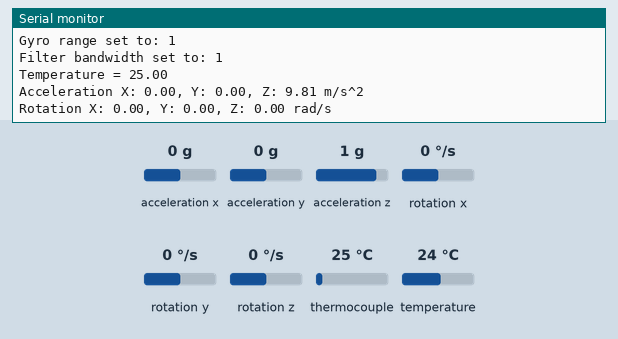
Simulated run of this sketch. Board: Arduino Leonardo, built with avr-gcc and run on an emulated ATmega32U4. On the bench: the last lines printed to the serial monitor. The test bench sets the inputs (shaded band); at power-on: thermocouple 25 °C, acceleration x 0 g, acceleration y 0 g, acceleration z 1 g, rotation x 0 °/s, rotation y 0 °/s, rotation z 0 °/s, temperature 24 °C.

Above: at 10.0 s.
10.1 s: thermocouple set to 37 °C
At 10.1 s:
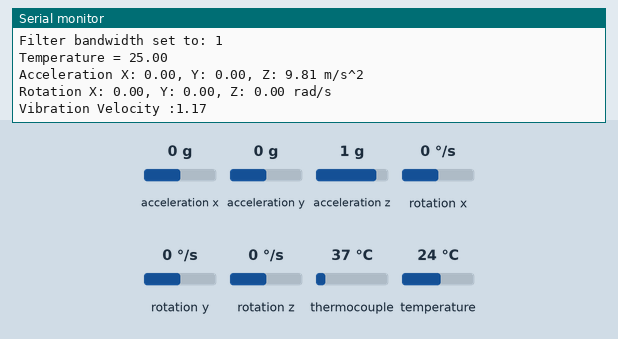
21.5 s: thermocouple set to 150 °C
At 22.8 s:
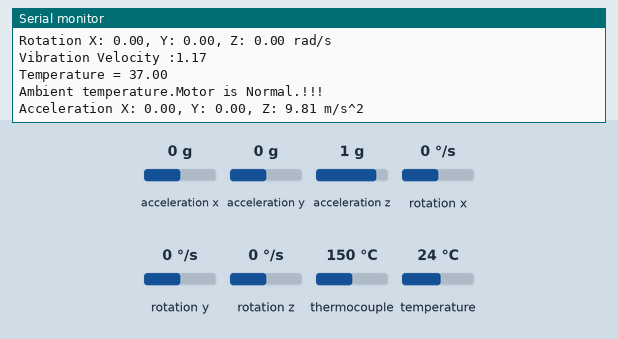
29.5 s: acceleration x set to -1.4 g
At 30.6 s:
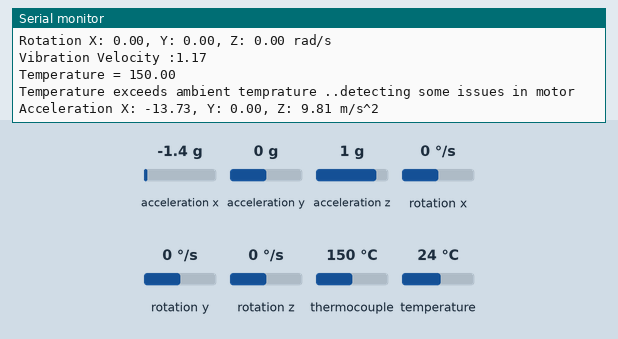
34.3 s: acceleration y set to -1.4 g
At 36.7 s:
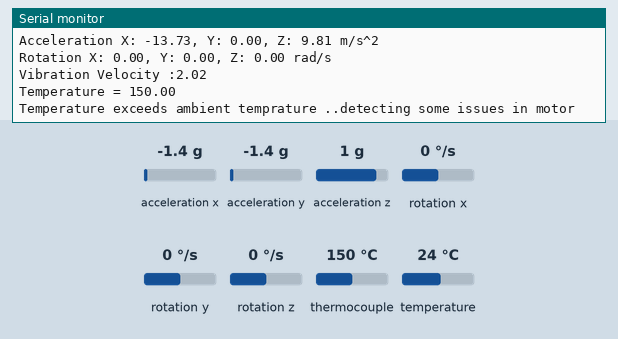
39.1 s: acceleration z set to -1.4 g
At 50.6 s:
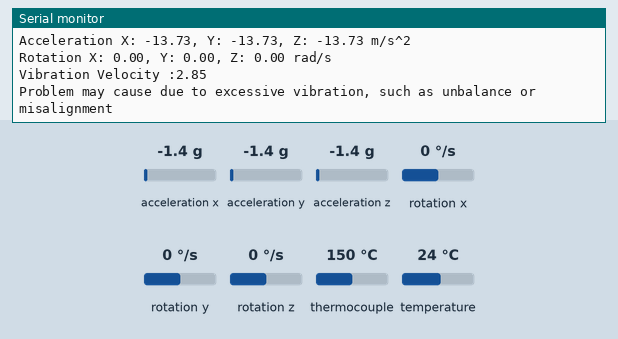
Timing chart, 0 to 52.1 s (numbered marks = the images above; inputs shaded):
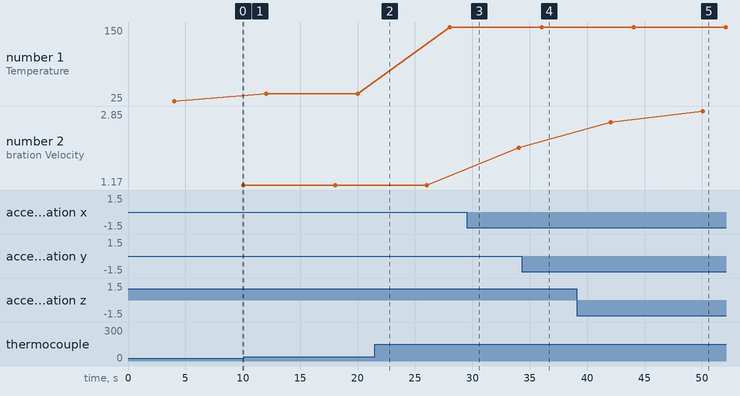

The sketch:

sensors_with_esp32.ino
```cpp
//Code to inetrface Temperature and vibration sensor with ESP32


#include <Adafruit_MPU6050.h>
#include <Adafruit_Sensor.h>
#include <Wire.h>
#include <max6675.h>

Adafruit_MPU6050 mpu;

float frequency_Hz = 200.0; 			// Desired frequency of vibration

int thermoDO = 19;             		//Define the pins that are interfacing with the MAX6675 thermocouple amplifier.
int thermoCS = 23;
int thermoCLK = 5;

MAX6675 thermocouple(thermoCLK, thermoCS, thermoDO);               //Create a MAX6675 object called thermocouple on the pins

void setup(void)
{
  Serial.begin(115200);
  while (!Serial)
    delay(2000);                  					   // will pause Zero, Leonardo, etc until serial console opens

  Serial.println("Reading values from Sensors..!");

  if (!mpu.begin())
  {
    Serial.println("Failed to find MPU6050 chip");

    while (1)
    {
      delay(10);
    }
  }
    Serial.println("MPU6050 Found!");

  delay(2000);


    mpu.setAccelerometerRange(MPU6050_RANGE_16_G);           // set accelerometer range to +-16G
    Serial.print("Accelerometer range set to: ");
    Serial.println(mpu.getAccelerometerRange());


    mpu.setGyroRange(MPU6050_RANGE_500_DEG);               // set gyro range to +- 500 deg/s
    Serial.print("Gyro range set to: ");
    Serial.println(mpu.getGyroRange());


    mpu.setFilterBandwidth(MPU6050_BAND_184_HZ);           // set filter bandwidth to 184 Hz
    Serial.print("Filter bandwidth set to: ");
    Serial.println(mpu.getFilterBandwidth());

    delay(2000);
}

void loop()
{

 Serial.print("Temperature = ");

  Serial.println(thermocouple.readCelsius());                     // returns temperature in Celsius degrees.

  if(thermocouple.readCelsius() > 30 && thermocouple.readCelsius() <=40 )
  {
     Serial.println("Ambient temperature.Motor is Normal.!!! \n");
  }
  else if(thermocouple.readCelsius() > 40)
  {
    Serial.println("Temperature exceeds ambient temprature ..detecting some issues in motor \n");
  }

  // For the MAX6675 to update, you must delay AT LEAST 250ms between reads!

  delay(2000);


  sensors_event_t a,g,temp;			// Get new sensor events with the readings
  mpu.getEvent(&a,&g,&temp);

  Serial.println("\n");
  Serial.print("Acceleration X: ");		// Print out the values of acceleration
  Serial.print(a.acceleration.x);
  Serial.print(", Y: ");
  Serial.print(a.acceleration.y);
  Serial.print(", Z: ");
  Serial.print(a.acceleration.z);
  Serial.println(" m/s^2");

  delay(2000);

  Serial.print("Rotation X: ");               // Print out the values of GyroRange
  Serial.print(g.gyro.x);
  Serial.print(", Y: ");
  Serial.print(g.gyro.y);
  Serial.print(", Z: ");
  Serial.print(g.gyro.z);
  Serial.println(" rad/s");

  delay(2000);

  // Serial.print("Temperature: ");             // Print out the values of temperature during acceleration and gyro
  // Serial.print(temp.temperature);
  // Serial.println(" degC");

  // delay(2000);

  double accelerationX = a.acceleration.x / 16384.0;
  double accelerationY = a.acceleration.y / 16384.0;
  double accelerationZ = a.acceleration.z / 16384.0;

  double accelerationMagnitude = sqrt(pow(accelerationX, 2) + pow(accelerationY, 2) + pow(accelerationZ, 2));            //calculate acceleration magnitude do the RMS of g values.

  double vibrationVelocity_mm_s = accelerationMagnitude * frequency_Hz * 9.81;           //vibration velocity can be calculated using acceleration magnitude, frequency, and acceleration of gravity.

  Serial.print("Vibration Velocity :");
  Serial.println(vibrationVelocity_mm_s);

  if(vibrationVelocity_mm_s >=2.8 && vibrationVelocity_mm_s <=4.5)
  {
    Serial.println("Problem may cause due to excessive vibration, such as unbalance or misalignment");
  }

  delay(2000);
}
```

Measured:
- after the input at 29.5 s, the serial monitor: prints a new line after 0.56 s (image 3)
- after the input at 39.1 s, the serial monitor: prints a new line after 7.0 s (image 5)
- plotted number 1: 25 → 37 after the input at 10.1 s, 37 → 150 after the input at 21.5 s
- plotted number 2: 1.17 → 2.02 after the input at 29.5 s, 2.02 → 2.85 after the input at 39.1 s
